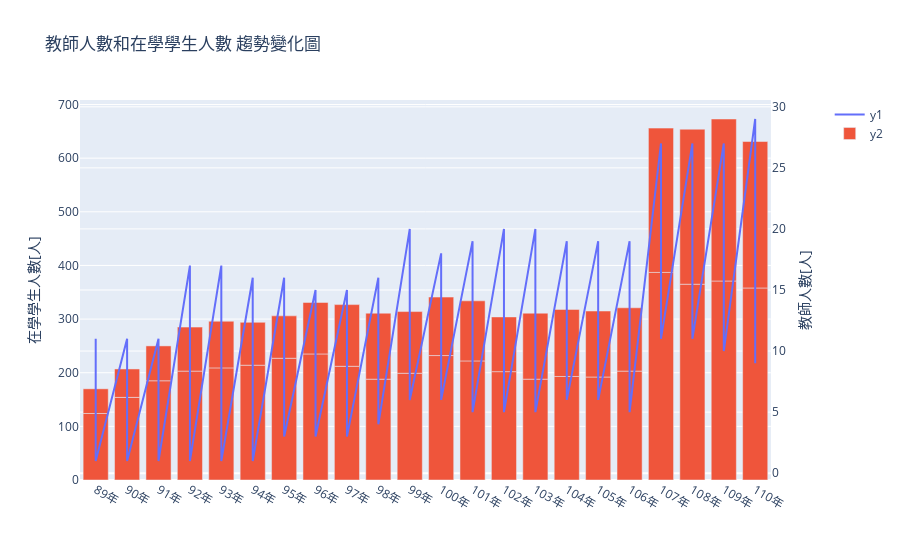

The code cell stored with this chart in its notebook:
### Code cell
# 創建數據
x = df["學年度別"]
y1 = df["教師人數[人]"]
y2 = df["在學學生人數[人]"]

# 創建圖表
fig = make_subplots(specs=[[{"secondary_y": True}]])

fig.add_trace(go.Scatter(x=x, y=y1, name='y1', yaxis='y2'))
fig.add_trace(go.Bar(x=x, y=y2, name='y2'))

# 設置圖表的佈局和標題
fig.update_layout(title='教師人數和在學學生人數 趨勢變化圖')
fig.update_yaxes(title_text='在學學生人數[人]', secondary_y=False)
fig.update_yaxes(title_text='教師人數[人]', secondary_y=True)

# 顯示圖表
fig.show()


#折線圖同年度第一個點為男性教師，第二個點為女性教師

### Figure 1 — Plotly figure (JSON) as saved in the notebook; plotly's stock layout.template omitted (floating-point values rounded to 4 significant figures)
{"data": [{"name": "y1", "type": "scatter", "x": ["89年", "89年", "90年", "90年", "91年", "91年", "92年", "92年", "93年", "93年", "94年", "94年", "95年", "95年", "96年", "96年", "97年", "97年", "98年", "98年", "99年", "99年", "100年", "100年", "101年", "101年", "102年", "102年", "103年", "103年", "104年", "104年", "105年", "105年", "106年", "106年", "107年", "107年", "108年", "108年", "109年", "109年", "110年", "110年"], "y": [11, 1, 11, 1, 11, 1, 17, 1, 17, 1, 16, 1, 16, 3, 15, 3, 15, 3, 16, 4, 20, 6, 18, 6, 19, 5, 20, 5, 20, 5, 19, 6, 19, 6, 19, 5, 27, 11, 27, 11, 27, 10, 29, 9], "yaxis": "y2"}, {"name": "y2", "type": "bar", "x": ["89年", "89年", "90年", "90年", "91年", "91年", "92年", "92年", "93年", "93年", "94年", "94年", "95年", "95年", "96年", "96年", "97年", "97年", "98年", "98年", "99年", "99年", "100年", "100年", "101年", "101年", "102年", "102年", "103年", "103年", "104年", "104年", "105年", "105年", "106年", "106年", "107年", "107年", "108年", "108年", "109年", "109年", "110年", "110年"], "y": [124, 46, 154, 53, 185, 65, 203, 82, 209, 87, 214, 80, 227, 79, 235, 96, 212, 115, 188, 123, 199, 115, 232, 109, 222, 112, 202, 102, 188, 123, 193, 125, 192, 123, 203, 118, 387, 269, 365, 289, 371, 302, 358, 273]}], "layout": {"title": {"text": "教師人數和在學學生人數 趨勢變化圖"}, "xaxis": {"anchor": "y", "domain": [0, 0.94]}, "yaxis": {"anchor": "x", "domain": [0, 1], "title": {"text": "在學學生人數[人]"}}, "yaxis2": {"anchor": "x", "overlaying": "y", "side": "right", "title": {"text": "教師人數[人]"}}}}
